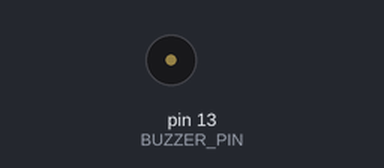
Simulated run of this sketch. Board: Arduino Uno, built with avr-gcc and run on an emulated ATmega328P. On the bench: buzzer (waves = sounding).

Above: at 0.16 s.
At 38.7 s:
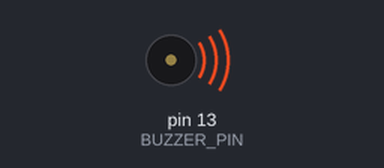
Timing chart, 0 to 40.0 s (numbered marks = the images above):
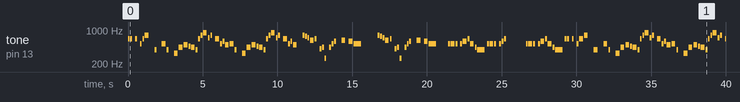

Measured:
- by itself, tone on pin 13 (BUZZER_PIN): plays 659 Hz for 0.13 s, 659 Hz for 0.13 s, 659 Hz for 0.13 s, 523 Hz for 0.13 s, 659 Hz for 0.13 s, 784 Hz for 0.25 s … (131 notes in this stretch)

The sketch:

Mario_bros.ino
```cpp
#include "pitches.h"

#define BUZZER_PIN 13

int melody[] = {
  NOTE_E5, NOTE_E5, REST, NOTE_E5, REST, NOTE_C5, NOTE_E5,
  NOTE_G5, REST, NOTE_G4, REST,
  NOTE_C5, NOTE_G4, REST, NOTE_E4,
  NOTE_A4, NOTE_B4, NOTE_AS4, NOTE_A4,
  NOTE_G4, NOTE_E5, NOTE_G5, NOTE_A5, NOTE_F5, NOTE_G5,
  REST, NOTE_E5,NOTE_C5, NOTE_D5, NOTE_B4,
  NOTE_C5, NOTE_G4, REST, NOTE_E4,
  NOTE_A4, NOTE_B4, NOTE_AS4, NOTE_A4,
  NOTE_G4, NOTE_E5, NOTE_G5, NOTE_A5, NOTE_F5, NOTE_G5,
  REST, NOTE_E5,NOTE_C5, NOTE_D5, NOTE_B4,

  REST, NOTE_G5, NOTE_FS5, NOTE_F5, NOTE_DS5, NOTE_E5,
  REST, NOTE_GS4, NOTE_A4, NOTE_C4, REST, NOTE_A4, NOTE_C5, NOTE_D5,
  REST, NOTE_DS5, REST, NOTE_D5,
  NOTE_C5, REST,

  REST, NOTE_G5, NOTE_FS5, NOTE_F5, NOTE_DS5, NOTE_E5,
  REST, NOTE_GS4, NOTE_A4, NOTE_C4, REST, NOTE_A4, NOTE_C5, NOTE_D5,
  REST, NOTE_DS5, REST, NOTE_D5,
  NOTE_C5, REST,

  NOTE_C5, NOTE_C5, NOTE_C5, REST, NOTE_C5, NOTE_D5,
  NOTE_E5, NOTE_C5, NOTE_A4, NOTE_G4,

  NOTE_C5, NOTE_C5, NOTE_C5, REST, NOTE_C5, NOTE_D5, NOTE_E5,
  REST,
  NOTE_C5, NOTE_C5, NOTE_C5, REST, NOTE_C5, NOTE_D5,
  NOTE_E5, NOTE_C5, NOTE_A4, NOTE_G4,
  NOTE_E5, NOTE_E5, REST, NOTE_E5, REST, NOTE_C5, NOTE_E5,
  NOTE_G5, REST, NOTE_G4, REST,
  NOTE_C5, NOTE_G4, REST, NOTE_E4,

  NOTE_A4, NOTE_B4, NOTE_AS4, NOTE_A4,
  NOTE_G4, NOTE_E5, NOTE_G5, NOTE_A5, NOTE_F5, NOTE_G5,
  REST, NOTE_E5, NOTE_C5, NOTE_D5, NOTE_B4,

  NOTE_C5, NOTE_G4, REST, NOTE_E4,
  NOTE_A4, NOTE_B4, NOTE_AS4, NOTE_A4,
  NOTE_G4, NOTE_E5, NOTE_G5, NOTE_A5, NOTE_F5, NOTE_G5,
  REST, NOTE_E5, NOTE_C5, NOTE_D5, NOTE_B4,

  NOTE_E5, NOTE_C5, NOTE_G4, REST, NOTE_GS4,
  NOTE_A4, NOTE_F5, NOTE_F5, NOTE_A4,
  NOTE_D5, NOTE_A5, NOTE_A5, NOTE_A5, NOTE_G5, NOTE_F5,

  NOTE_E5, NOTE_C5, NOTE_A4, NOTE_G4,
  NOTE_E5, NOTE_C5, NOTE_G4, REST, NOTE_GS4,
  NOTE_A4, NOTE_F5, NOTE_F5, NOTE_A4,
  NOTE_B4, NOTE_F5, NOTE_F5, NOTE_F5, NOTE_E5, NOTE_D5,
  NOTE_C5, NOTE_E4, NOTE_E4, NOTE_C4,

  NOTE_E5, NOTE_C5, NOTE_G4, REST, NOTE_GS4,
  NOTE_A4, NOTE_F5, NOTE_F5, NOTE_A4,
  NOTE_D5, NOTE_A5, NOTE_A5, NOTE_A5, NOTE_G5, NOTE_F5,

  NOTE_E5, NOTE_C5, NOTE_A4, NOTE_G4,
  NOTE_E5, NOTE_C5, NOTE_G4, REST, NOTE_GS4,
  NOTE_A4, NOTE_F5, NOTE_F5, NOTE_A4,
  NOTE_B4, NOTE_F5, NOTE_F5, NOTE_F5, NOTE_E5, NOTE_D5,
  NOTE_C5, NOTE_E4, NOTE_E4, NOTE_C4,
  NOTE_C5, NOTE_C5, NOTE_C5, REST, NOTE_C5, NOTE_D5, NOTE_E5,
  REST,

  NOTE_C5, NOTE_C5, NOTE_C5, REST, NOTE_C5, NOTE_D5,
  NOTE_E5, NOTE_C5, NOTE_A4, NOTE_G4,
  NOTE_E5, NOTE_E5, REST, NOTE_E5, REST, NOTE_C5, NOTE_E5,
  NOTE_G5, REST, NOTE_G4, REST,
  NOTE_E5, NOTE_C5, NOTE_G4, REST, NOTE_GS4,
  NOTE_A4, NOTE_F5, NOTE_F5, NOTE_A4,
  NOTE_D5, NOTE_A5, NOTE_A5, NOTE_A5, NOTE_G5, NOTE_F5,

  NOTE_E5, NOTE_C5, NOTE_A4, NOTE_G4,
  NOTE_E5, NOTE_C5, NOTE_G4, REST, NOTE_GS4,
  NOTE_A4, NOTE_F5, NOTE_F5, NOTE_A4,
  NOTE_B4, NOTE_F5, NOTE_F5, NOTE_F5, NOTE_E5, NOTE_D5,
  NOTE_C5, NOTE_E4, NOTE_E4, NOTE_C4,

  // Game over sound
  NOTE_C5, NOTE_G4, NOTE_E4,
  NOTE_A4, NOTE_B4, NOTE_A4, NOTE_GS4, NOTE_AS4, NOTE_GS4,
  NOTE_G4, NOTE_D4, NOTE_E4
};

int durations[] = {
  8, 8, 8, 8, 8, 8, 8,
  4, 4, 8, 4,
  4, 8, 4, 4,
  4, 4, 8, 4,
  8, 8, 8, 4, 8, 8,
  8, 4,8, 8, 4,
  4, 8, 4, 4,
  4, 4, 8, 4,
  8, 8, 8, 4, 8, 8,
  8, 4,8, 8, 4,


  4, 8, 8, 8, 4, 8,
  8, 8, 8, 8, 8, 8, 8, 8,
  4, 4, 8, 4,
  2, 2,

  4, 8, 8, 8, 4, 8,
  8, 8, 8, 8, 8, 8, 8, 8,
  4, 4, 8, 4,
  2, 2,

  8, 4, 8, 8, 8, 4,
  8, 4, 8, 2,

  8, 4, 8, 8, 8, 8, 8,
  1,
  8, 4, 8, 8, 8, 4,
  8, 4, 8, 2,
  8, 8, 8, 8, 8, 8, 4,
  4, 4, 4, 4,
  4, 8, 4, 4,

  4, 4, 8, 4,
  8, 8, 8, 4, 8, 8,
  8, 4, 8, 8, 4,

  4, 8, 4, 4,
  4, 4, 8, 4,
  8, 8, 8, 4, 8, 8,
  8, 4, 8, 8, 4,

  8, 4, 8, 4, 4,
  8, 4, 8, 2,
  8, 8, 8, 8, 8, 8,

  8, 4, 8, 2,
  8, 4, 8, 4, 4,
  8, 4, 8, 2,
  8, 4, 8, 8, 8, 8,
  8, 4, 8, 2,

  8, 4, 8, 4, 4,
  8, 4, 8, 2,
  8, 8, 8, 8, 8, 8,

  8, 4, 8, 2,
  8, 4, 8, 4, 4,
  8, 4, 8, 2,
  8, 4, 8, 8, 8, 8,
  8, 4, 8, 2,
  8, 4, 8, 8, 8, 8, 8,
  1,

  8, 4, 8, 8, 8, 4,
  8, 4, 8, 2,
  8, 8, 8, 8, 8, 8, 4,
  4, 4, 4, 4,
  8, 4, 8, 4, 4,
  8, 4, 8, 2,
  8, 8, 8, 8, 8, 8,

  8, 4, 8, 2,
  8, 4, 8, 4, 4,
  8, 4, 8, 2,
  8, 4, 8, 8, 8, 8,
  8, 4, 8, 2,

  //game over sound
  4, 4, 4,
  8, 8, 8, 8, 8, 8,
  8, 8, 2
};

void setup()
{
  pinMode(BUZZER_PIN, OUTPUT);
}

void loop()
{
  int size = sizeof(durations) / sizeof(int);

  for (int note = 0; note < size; note++) {
    //to calculate the note duration, take one second divided by the note type.
    //e.g. quarter note = 1000 / 4, eighth note = 1000/8, etc.
    int duration = 1000 / durations[note];
    tone(BUZZER_PIN, melody[note], duration);

    //to distinguish the notes, set a minimum time between them.
    //the note's duration + 30% seems to work well:
    int pauseBetweenNotes = duration * 1.30;
    delay(pauseBetweenNotes);

    //stop the tone playing:
    noTone(BUZZER_PIN);
  }
}
```

pitches.h
```cpp
/*************************************************

 * Public Constants

 *************************************************/

#define REST      0
#define NOTE_B0  31
#define NOTE_C1  33
#define NOTE_CS1 35
#define NOTE_D1  37
#define NOTE_DS1 39
#define NOTE_E1  41
#define NOTE_F1  44
#define NOTE_FS1 46
#define NOTE_G1  49
#define NOTE_GS1 52
#define NOTE_A1  55
#define NOTE_AS1 58
#define NOTE_B1  62
#define NOTE_C2  65
#define NOTE_CS2 69
#define NOTE_D2  73
#define NOTE_DS2 78
#define NOTE_E2  82
#define NOTE_F2  87
#define NOTE_FS2 93
#define NOTE_G2  98
#define NOTE_GS2 104
#define NOTE_A2  110
#define NOTE_AS2 117
#define NOTE_B2  123
#define NOTE_C3  131
#define NOTE_CS3 139
#define NOTE_D3  147
#define NOTE_DS3 156
#define NOTE_E3  165
#define NOTE_F3  175
#define NOTE_FS3 185
#define NOTE_G3  196
#define NOTE_GS3 208
#define NOTE_A3  220
#define NOTE_AS3 233
#define NOTE_B3  247
#define NOTE_C4  262
#define NOTE_CS4 277
#define NOTE_D4  294
#define NOTE_DS4 311
#define NOTE_E4  330
#define NOTE_F4  349
#define NOTE_FS4 370
#define NOTE_G4  392
#define NOTE_GS4 415
#define NOTE_A4  440
#define NOTE_AS4 466
#define NOTE_B4  494
#define NOTE_C5  523
#define NOTE_CS5 554
#define NOTE_D5  587
#define NOTE_DS5 622
#define NOTE_E5  659
#define NOTE_F5  698
#define NOTE_FS5 740
#define NOTE_G5  784
#define NOTE_GS5 831
#define NOTE_A5  880
#define NOTE_AS5 932
#define NOTE_B5  988
#define NOTE_C6  1047
#define NOTE_CS6 1109
#define NOTE_D6  1175
#define NOTE_DS6 1245
#define NOTE_E6  1319
#define NOTE_F6  1397
#define NOTE_FS6 1480
#define NOTE_G6  1568
#define NOTE_GS6 1661
#define NOTE_A6  1760
#define NOTE_AS6 1865
#define NOTE_B6  1976
#define NOTE_C7  2093
#define NOTE_CS7 2217
#define NOTE_D7  2349
#define NOTE_DS7 2489
#define NOTE_E7  2637
#define NOTE_F7  2794
#define NOTE_FS7 2960
#define NOTE_G7  3136
#define NOTE_GS7 3322
#define NOTE_A7  3520
#define NOTE_AS7 3729
#define NOTE_B7  3951
#define NOTE_C8  4186
#define NOTE_CS8 4435
#define NOTE_D8  4699
#define NOTE_DS8 4978
```
